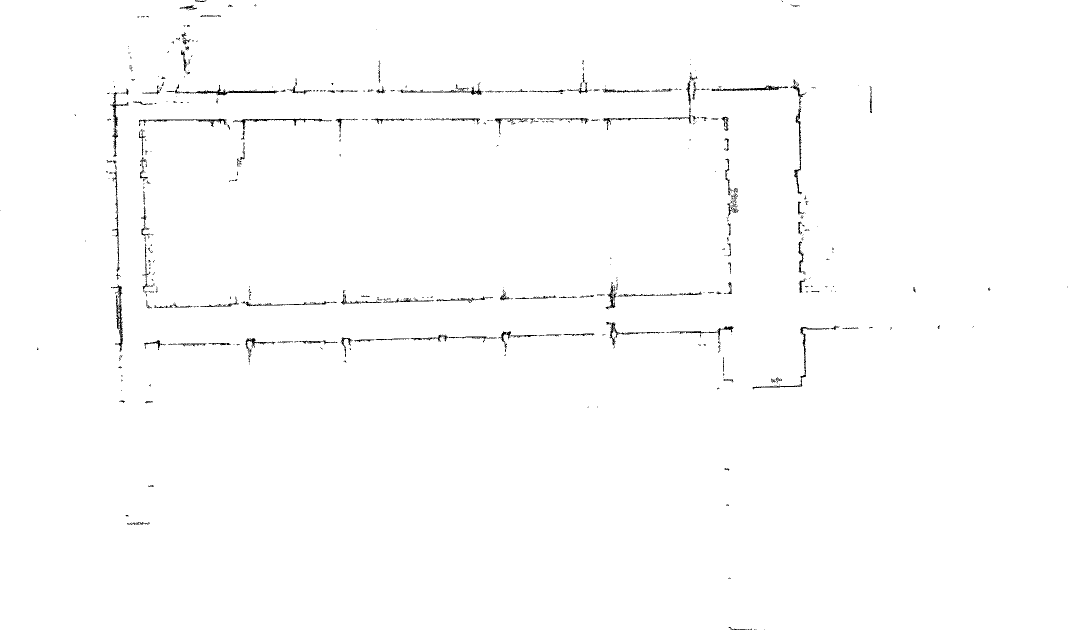
#> input picture src/diuniu_nav/maps/map.pgm, 2136 x 1260 px, found by its file name (shown at 1/2 size)
$ python clean_map.py
#> lines starting #> are read from the running program, lines starting #| are printed output that depends on the picture; after the words box and inside, x2 and y2 are one past the last pixel; in counts of white or black regions, pixels touching at a corner belong together
#!/usr/bin/env python3
"""
分析并深度清洗 map.pgm 静态地图中的建图残留噪点。

根因分析：
  建图(FAST-LIO + pcd2pgm)时，3D雷达打在地牛车身/货叉/地面的自遮挡点
  被写入 scans.pcd → 经 pcd2pgm z切片投影 → 变成 map.pgm 走廊中央的黑色像素。
  nav2 static_layer 加载后在其周围膨胀出青色/紫色代价圈，堵住走廊。

修复策略：
  1. 形态学开运算(morphological opening)：用 3x3 结构元素做开运算，
     消除小于 3×3 的孤立黑斑和细线弧段，保留墙体等连续实体。
  2. 连通域面积过滤：删除面积 < threshold 像素的黑色连通域。
"""
from PIL import Image
import numpy as np

map_path = "/home/y/GZ_DiNiu_ws/src/diuniu_nav/maps/map.pgm"
img = Image.open(map_path)
#> img is the input picture: PIL image 2136x1260 L; values 0 (black) and 254 (white), 99.2% white; black in thin lines or dots
arr = np.array(img)

print(f"地图尺寸: {arr.shape}")
#| 地图尺寸: (1260, 2136)
print(f"修复前 - 黑色像素(val<100): {np.sum(arr < 100)}")
#| 修复前 - 黑色像素(val<100): 22408

# ---- 策略1：形态学开运算（erosion+dilation）清除小于3px的孤立噪点 ----
from scipy import ndimage

# 创建二值掩码：黑色像素=True，白色=False
binary_obstacle = arr < 100
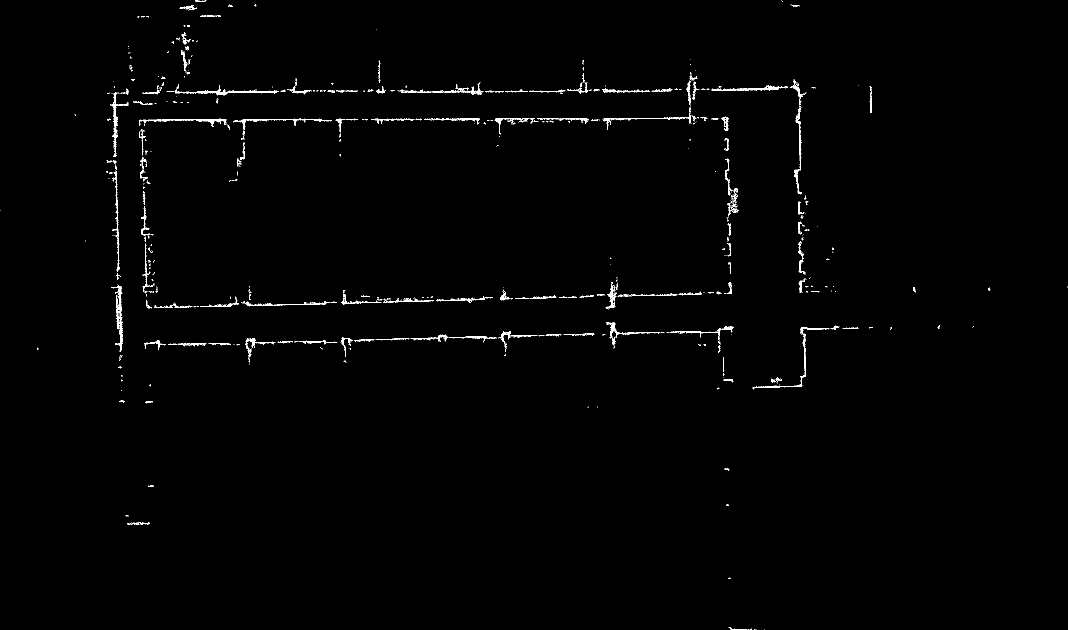
#> binary_obstacle: shape (1260, 2136) bool (shown at 1/2 size); 0.83% white in thin lines or dots

# 开运算：先腐蚀再膨胀，kernel=3x3，消除 <3px 的孤立噪点和弧线
kernel = np.ones((3, 3), dtype=bool)
opened = ndimage.binary_opening(binary_obstacle, structure=kernel)
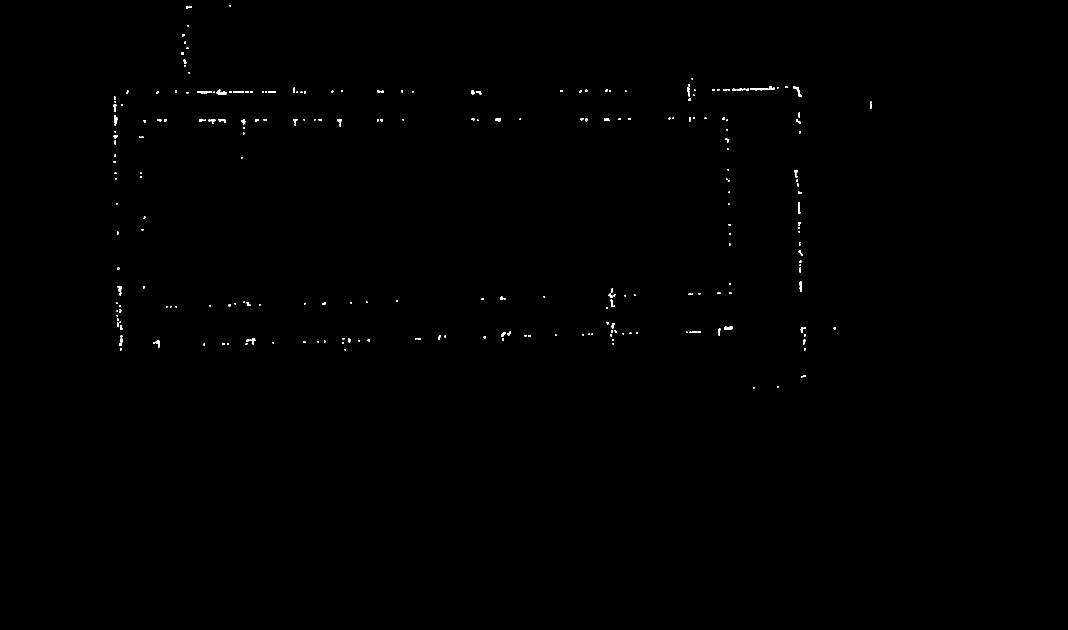
#> opened: shape (1260, 2136) bool (shown at 1/2 size); 0.22% white; 275 white regions (178 under 20 px), largest, box (x1, y1, x2, y2) and area: (1500, 176, 1536, 181) 136, (433, 179, 454, 190) 131, (1586, 173, 1604, 194) 113

# ---- 策略2：连通域面积过滤，删除面积 < 15 像素的小连通域 ----
labeled, num_features = ndimage.label(opened)
#> labeled: shape (1260, 2136) int32; 277 distinct labels, from 0 to 276
#> num_features = 276
print(f"检测到 {num_features} 个独立障碍物连通域")
#| 检测到 276 个独立障碍物连通域

MIN_AREA = 15  # 小于15像素的连通域视为噪点
cleaned = np.copy(arr)
noise_removed = 0
for label_id in range(1, num_features + 1):
    area = np.sum(labeled == label_id)
    if area < MIN_AREA:
        # 这个连通域太小，是噪点，擦除
        cleaned[labeled == label_id] = 254
        noise_removed += 1
#> this loop made 276 passes
#> area on passes 2, 5, 8: 25, 21, 27
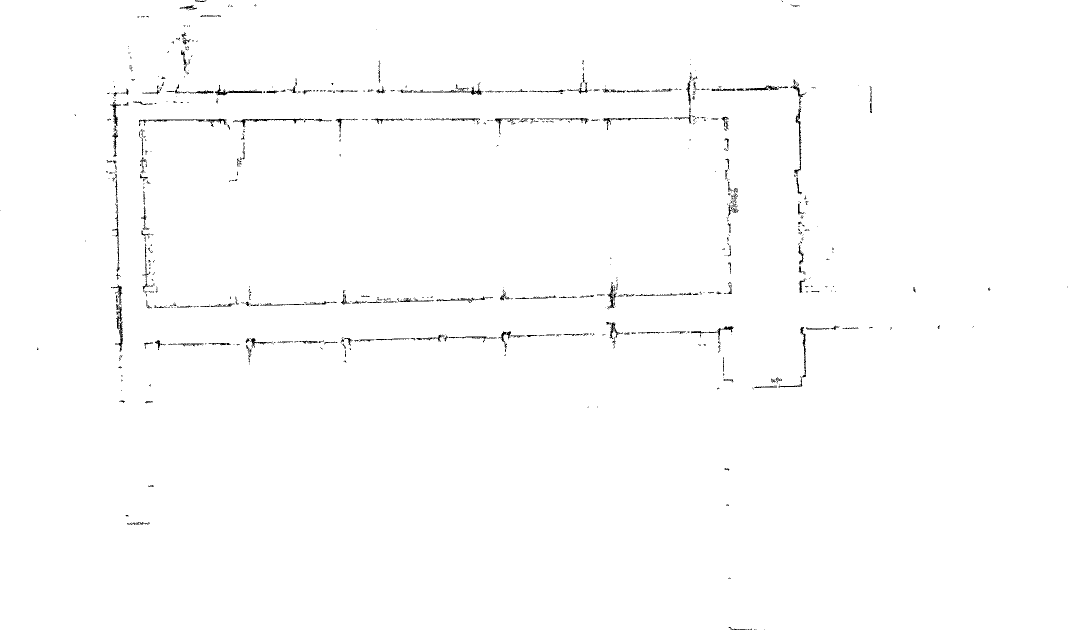
#> cleaned: shape (1260, 2136) (shown at 1/2 size); values 0 (black) and 254 (white), 99.2% white; black in thin lines or dots
#> after the loop, noise_removed = 125
    # else: 保留（是真实墙体）

# 也要擦除开运算就移除掉的像素（原来是黑色，开运算后变白）
erased_by_opening = binary_obstacle & (~opened)
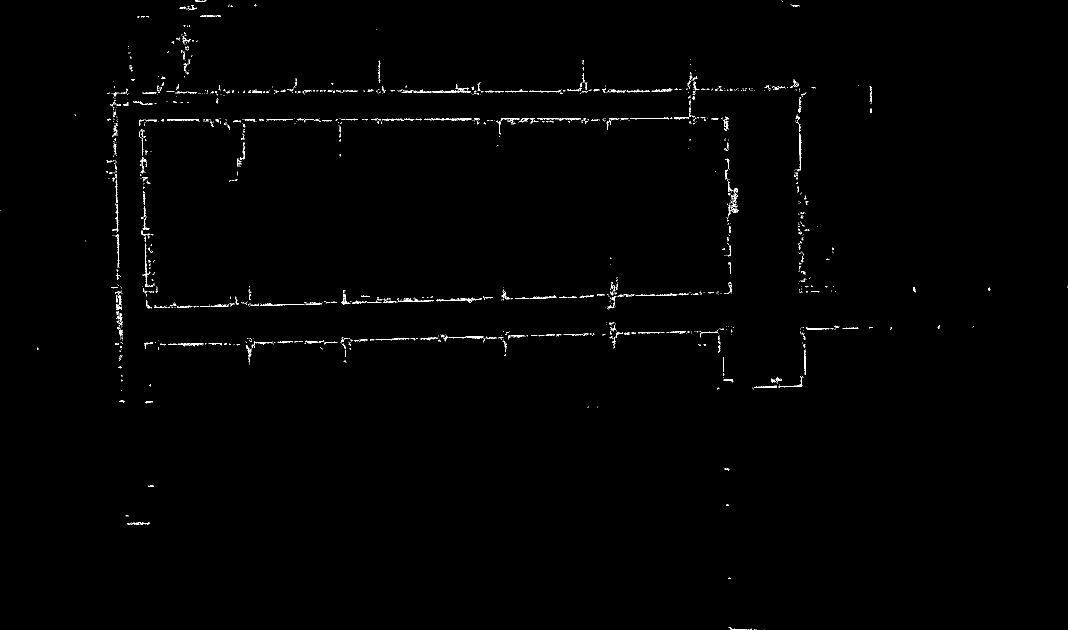
#> erased_by_opening: shape (1260, 2136) bool (shown at 1/2 size); 0.61% white in thin lines or dots
cleaned[erased_by_opening] = 254
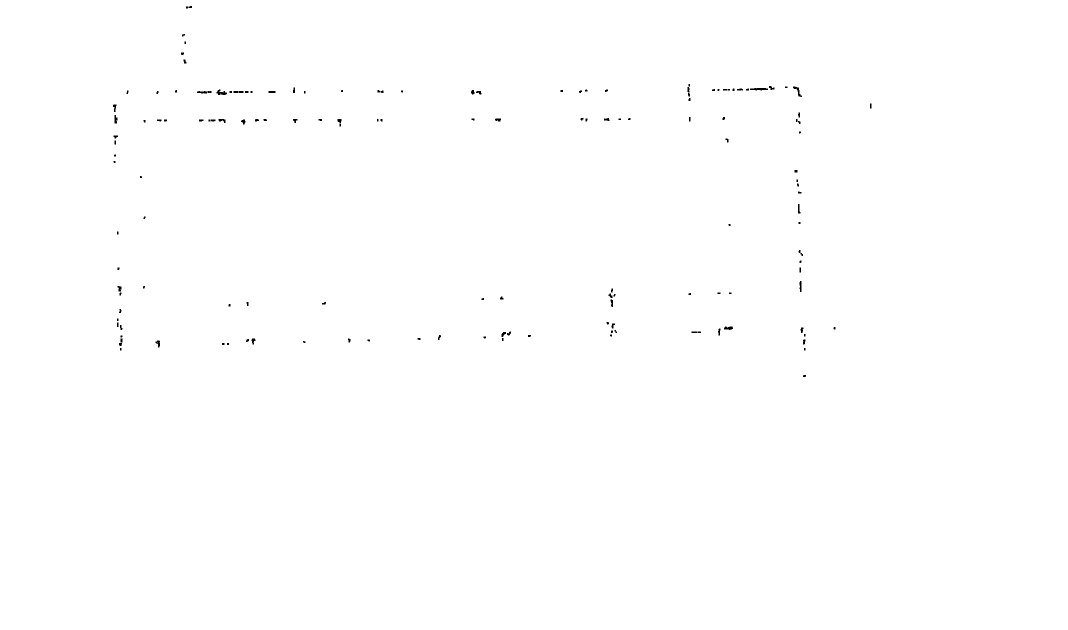
#> cleaned: shape (1260, 2136) (shown at 1/2 size); values 0 (black) and 254 (white), 99.8% white; 150 black regions (53 under 20 px), largest, box (x1, y1, x2, y2) and area: (1500, 176, 1536, 181) 136, (433, 179, 454, 190) 131, (1586, 173, 1604, 194) 113

print(f"形态学开运算消除的噪点像素: {np.sum(erased_by_opening)}")
#| 形态学开运算消除的噪点像素: 16509
print(f"连通域面积过滤消除的噪点域: {noise_removed} 个")
#| 连通域面积过滤消除的噪点域: 125 个
print(f"修复后 - 黑色像素(val<100): {np.sum(cleaned < 100)}")
#| 修复后 - 黑色像素(val<100): 4645
print(f"总计消除噪点像素: {np.sum(arr < 100) - np.sum(cleaned < 100)}")
#| 总计消除噪点像素: 17763

Image.fromarray(cleaned).save(map_path)
print(f"已保存清洗后的地图至 {map_path}")
